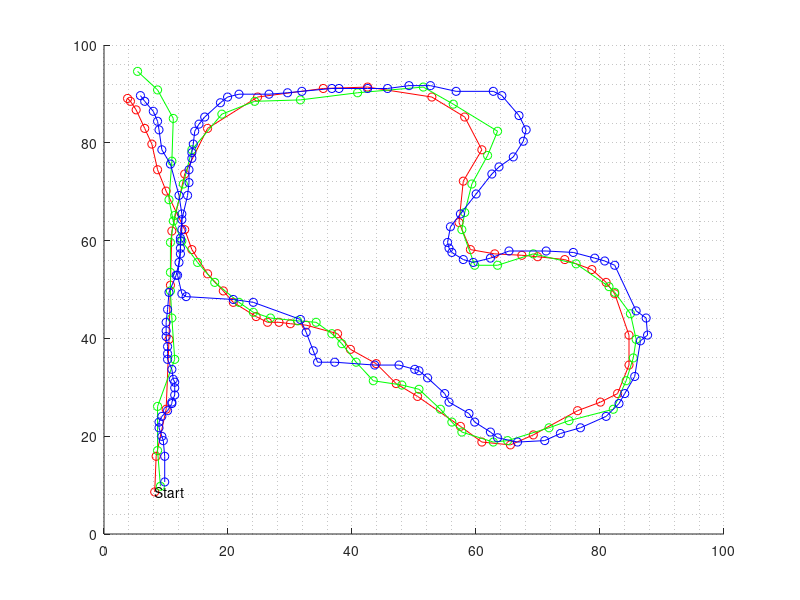

This chart was generated by the following MATLAB code: (Note: this script raises an error after producing the figure.)
% Steps:
% 1. Create some dummy test paths

clear all
close all
figure(1);
clf;
hold on;
grid minor;

if ~exist('path1')
    
    % Build or load Path?
    if 1==0  % Build a path
        % Grab some points manually to create a starter path
        figure(1);
        axis([0 100 0 100]);
        
        % Get a set of starting points
        [X1,Y1] = ginput;
        path1 = [X1 Y1];
    else  % Load a path from a previous run
        path1 = [
            8.1797    8.6006
            8.4101   15.8892
            10.0230   25.5102
            10.4839   39.7959
            10.7143   50.8746
            10.9447   61.9534
            13.0184   73.6152
            16.7051   82.9446
            24.7696   89.3586
            35.3687   91.1079
            42.5115   91.3994
            52.8802   89.3586
            58.1797   85.2770
            60.9447   78.5714
            57.9493   72.1574
            57.2581   63.7026
            59.1014   58.1633
            63.0184   57.2886
            67.3963   56.9971
            69.9309   56.7055
            74.3088   56.1224
            78.6866   54.0816
            80.9908   51.4577
            82.3733   49.1254
            84.6774   40.6706
            84.6774   34.5481
            82.8341   28.7172
            80.0691   26.9679
            76.3825   25.2187
            69.2396   20.2624
            65.5530   18.2216
            60.9447   18.8047
            57.4885   22.0117
            50.5760   28.1341
            47.1198   30.7580
            43.8940   34.8397
            39.7465   37.7551
            37.6728   40.9621
            32.6037   42.7114
            30.0691   43.0029
            28.2258   43.2945
            26.3825   43.2945
            24.5392   44.4606
            20.8525   47.3761
            19.2396   49.7085
            16.7051   53.2070
            14.1705   58.1633
            13.0184   62.2449
            10.0230   70.1166
            8.6406   74.4898
            7.7189   79.7376
            6.5668   82.9446
            5.1843   86.7347
            4.2627   88.4840
            3.8018   89.0671];
        X1 = path1(:,1);
        Y1 = path1(:,2);
    end
    % Show result
    figure(1); plot(path1(:,1),path1(:,2),'r-o');
    text(path1(1,1),path1(1,2),'Start');
    % Build or load Path 2
    if 1==0
        % Grab other points manually to create a test path
        figure(1);
        axis([0 100 0 100]);
        
        % Get a set of starting points
        [X2,Y2] = ginput;
        plot(X2,Y2)
        path2 = [X2 Y2];
    else
        path2 = [
            9.1014    9.7668
            8.6406   17.0554
            8.6406   26.0933
            11.4055   35.7143
            10.9447   44.1691
            10.7143   49.7085
            10.7143   53.4985
            10.7143   59.6210
            11.4055   65.1603
            12.7880   71.5743
            14.1705   78.5714
            19.0092   85.8601
            24.3088   88.4840
            31.6820   88.7755
            40.8986   90.2332
            51.4977   91.3994
            56.3364   87.9009
            63.4793   82.3615
            61.8664   77.4052
            59.3318   71.5743
            58.1797   65.7434
            57.7189   62.2449
            59.7926   54.9563
            63.4793   54.9563
            69.2396   57.2886
            76.1521   55.2478
            81.4516   50.5831
            82.3733   49.4169
            84.9078   45.0437
            85.8295   39.7959
            85.3687   36.0058
            84.2166   31.3411
            82.1429   25.5102
            75.0000   23.1778
            71.7742   21.7201
            65.0922   19.0962
            62.7880   18.8047
            57.7189   20.8455
            56.1060   22.8863
            54.2627   25.5102
            50.8065   29.5918
            48.0415   30.4665
            43.4332   31.3411
            40.6682   35.1312
            38.3641   38.9213
            36.7512   40.9621
            34.2166   43.2945
            31.2212   43.5860
            26.8433   44.1691
            24.0783   45.3353
            21.7742   47.3761
            17.8571   51.4577
            15.0922   55.5394
            12.5576   59.9125
            11.1751   63.9942
            10.4839   68.3673
            10.9447   76.2391
            11.1751   84.9854
            8.6406   90.8163
            5.4147   94.6064];
    end
    % Show result
    figure(1); plot(path2(:,1),path2(:,2),'g-o');
    
    % Build or load Path 2
    if 1==0
        % Grab other points manually to create a test path
        figure(1);
        axis([0 100 0 100]);
        
        % Get a set of starting points
        [X3,Y3] = ginput;
        plot(X3,Y3)
        path3 = [X3 Y3];
    else
        path3 = [            
        9.7926   10.6414
        9.7926   15.8892
        9.5622   19.0962
        9.3318   19.9708
        8.8710   21.7201
        8.8710   22.8863
        9.3318   24.0525
        10.2535   25.2187
        10.9447   26.6764
        10.9447   26.9679
        11.4055   28.4257
        11.4055   29.8834
        11.4055   31.0496
        11.1751   31.6327
        10.9447   33.6735
        10.2535   35.7143
        10.2535   36.8805
        10.2535   38.3382
        10.0230   40.3790
        10.0230   41.5452
        10.0230   43.2945
        10.2535   45.9184
        10.4839   49.4169
        11.6359   52.9155
        12.0968   55.5394
        12.3272   58.4548
        12.3272   60.4956
        12.5576   64.2857
        13.4793   69.2420
        13.7097   71.8659
        13.7097   74.4898
        14.1705   76.8222
        14.1705   77.9883
        14.4009   79.7376
        14.6313   82.3615
        15.3226   83.8192
        16.2442   85.2770
        18.7788   88.1924
        19.9309   89.3586
        21.7742   89.9417
        26.6129   89.9417
        29.6083   90.2332
        31.9124   90.5248
        36.7512   91.1079
        37.9032   91.1079
        42.5115   91.1079
        45.7373   91.1079
        49.1935   91.6910
        52.6498   91.6910
        56.7972   90.5248
        62.7880   90.5248
        64.1705   89.6501
        66.9355   85.5685
        68.0876   82.6531
        67.6267   80.3207
        66.0138   77.1137
        63.7097   75.0729
        62.5576   73.6152
        60.0230   69.5335
        57.4885   65.4519
        55.8756   62.8280
        55.4147   59.6210
        55.6452   58.4548
        56.1060   57.5802
        57.9493   56.1224
        59.5622   55.5394
        62.3272   56.4140
        65.3226   57.8717
        71.3134   57.8717
        75.6912   57.5802
        79.1475   56.4140
        80.7604   55.8309
        82.3733   54.9563
        85.8295   45.6268
        87.4424   44.1691
        87.6728   40.6706
        86.5207   39.5044
        85.5991   32.2157
        83.9862   28.7172
        83.0645   26.6764
        80.9908   24.0525
        76.8433   21.7201
        73.6175   20.5539
        71.0829   19.0962
        66.7051   18.8047
        63.4793   19.6793
        62.3272   20.8455
        59.7926   22.8863
        58.8710   24.6356
        55.6452   26.9679
        54.9539   28.7172
        52.1889   31.9242
        50.8065   33.3819
        50.1152   33.6735
        47.5806   34.5481
        43.6636   34.5481
        37.2120   35.1312
        34.4470   35.1312
        33.7558   37.4636
        32.6037   41.2536
        31.6820   43.8776
        24.0783   47.3761
        20.8525   47.9592
        13.2488   48.5423
        12.5576   49.1254
        11.8664   52.9155
        12.3272   57.2886
        12.3272   59.9125
        12.5576   62.2449
        12.5576   65.4519
        12.0968   69.2420
        10.7143   75.6560
        9.3318   78.5714
        8.8710   82.6531
        8.6406   84.4023
        7.9493   86.4431
        6.5668   88.4840
        5.8756   89.6501];
    end
    % Show result
    figure(1); plot(path3(:,1),path3(:,2),'b-o');
end

%% Save the data into a structure containing arrays of each traversal
data.traversal{1}.X = path1(:,1);
data.traversal{1}.Y = path1(:,2);
data.traversal{1}.Z = 0*path1(:,1);
data.traversal{1}.Diff = [[0 0]; diff(path1)];
data.traversal{1}.Station = cumsum(sqrt(sum(data.traversal{1}.Diff.^2,2)));
data.traversal{1}.Yaw = fnc_yaw(path1(:,1),path1(:,2));

data.traversal{2}.X = path2(:,1);
data.traversal{2}.Y = path2(:,2);
data.traversal{2}.Z = 0*path2(:,1);
data.traversal{2}.Diff = [[0 0]; diff(path2)];
data.traversal{2}.Station = cumsum(sqrt(sum(data.traversal{2}.Diff.^2,2)));
data.traversal{2}.Yaw = fnc_yaw(path2(:,1),path2(:,2));

data.traversal{3}.X = path3(:,1);
data.traversal{3}.Y = path3(:,2);
data.traversal{3}.Z = 0*path3(:,1);
data.traversal{3}.Diff = [[0 0]; diff(path3)];
data.traversal{3}.Station = cumsum(sqrt(sum(data.traversal{3}.Diff.^2,2)));
data.traversal{3}.Yaw = fnc_yaw(path3(:,1),path3(:,2));

%% Plot the Yaw?
figure(11)
hold on

% Loop through each traversal, and plot the yaw for it
for i_path= 1:length(data.traversal)
    plot(data.traversal{i_path}.Station,data.traversal{i_path}.Yaw)
end
title('station vs yaw')
xlabel('station [m]')
ylabel('yaw [degree]')


%% Functions used in above script
% ===============================================
%  nested function for yaw angle calculation (NOT needed for real data)
% ===============================================
function lane_yaw = fnc_yaw(X,Y)
% Yaw,north is zero, clockwise is positive direction, range 0-360 degrees

% Make sure that x and y are column vectors.
X=X(:);
Y=Y(:);
% calculate the atan2d and convert it to Yaw
yaw = 90 - atan2d(diff(Y), diff(X)); %
lane_yaw = [yaw(1); yaw];
n_yaw  = lane_yaw < 0;
lane_yaw(n_yaw) = lane_yaw(n_yaw)+360;
end
